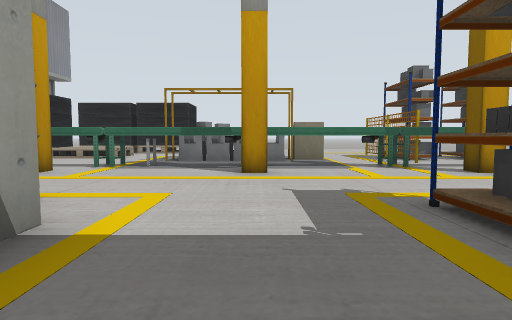
[1] (above)

12 first-person views from a walk through a Gazebo world. The camera is 0.69 m above the floor, tilts 4° down and sees 75° across. Floor lines are 1 m apart. The floor is counted in squares, 1 m on a side. Each view is taken from the middle of a square. On the plan, view 1 faces up. The plan holds only what a view shows up to about 10 squares ahead; the rest is blank. Some surface patterns are stand-ins.

[2]
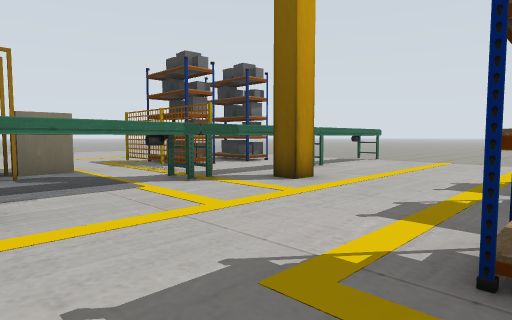

[3]
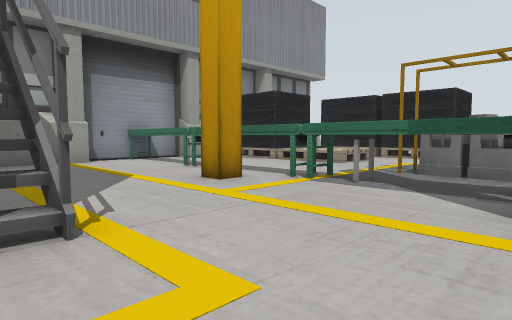

[4]
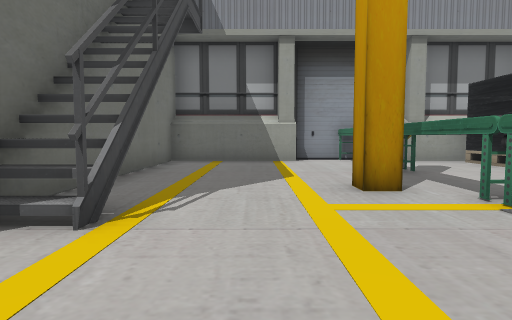

[5]
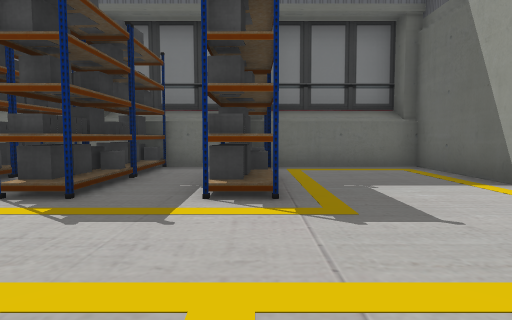

[6]
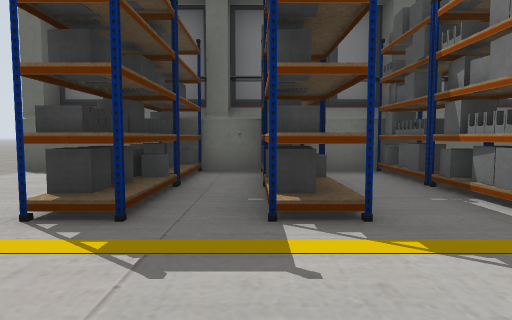

[7]
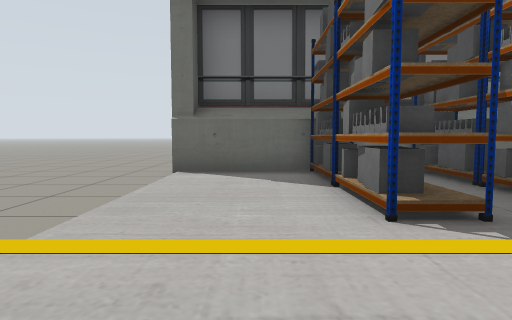

[8]
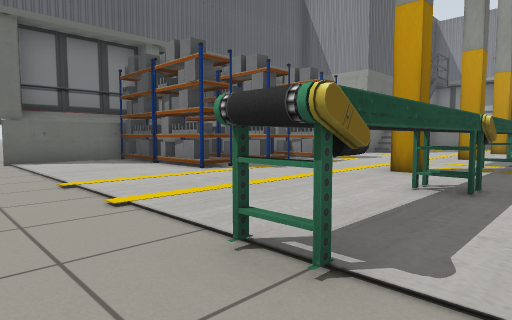

[9]
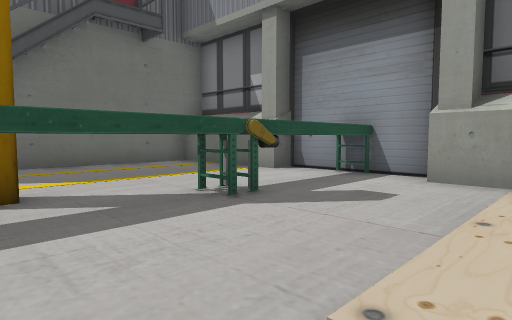

[10]
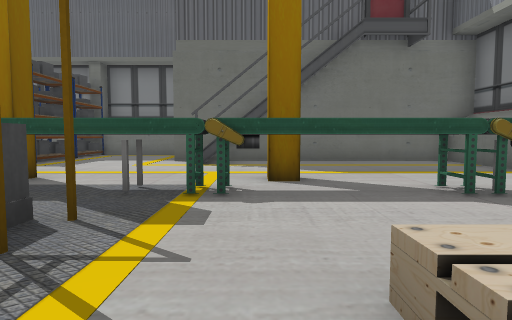

[11]
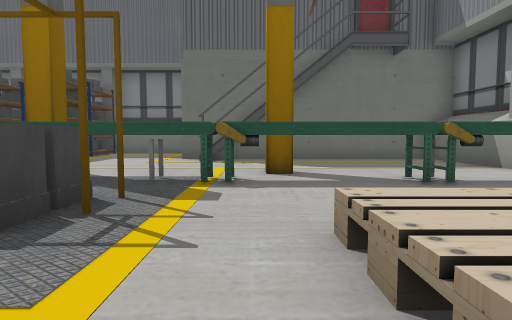

[12]
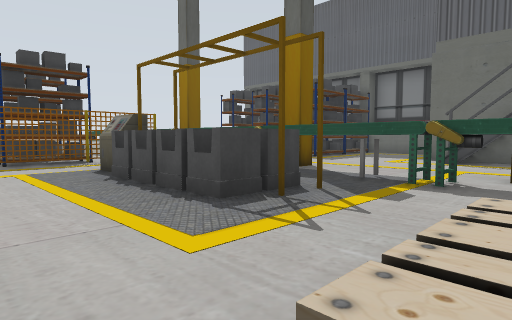

### Floor plan
Key: @ floor where view 1 was taken; # wall or solid block; . main floor; - floor 0.05 m lower than the main floor; = window, fence, low wall or low ledge; P yellow post; T thing the floor can be seen under or through.
Columns run from 10 left of view 1 to 11 right of it. Each row starts with its distance up from view 1.
 14         #
 13      ..... ....
 12      =.........
 11  ###==........##.#
 10 # ......P##P#.T#.#
  9 #......PP..P..T.....--
  8 #TTTTTTTTTTTTTTTTTTT--
  7 #...................--
  6 ##..................--
  5 .#..................--
  4 ##..................-
  3 #########...#.####..--
  2 #       #...#.####..--
  1         #...#.####..--
  0         #.@.#.####..--
 -1         #######.####--
 -2                     --
 -3                     --

Positions as (right, up) in squares from view 1, and headings:
1: (0, 0), facing up
2: (0, 3), facing up-right
3: (0, 3), facing up-left
4: (0, 5), facing left
5: (2, 7), facing down
6: (5, 6), facing down
7: (8, 6), facing down
8: (11, 9), facing down-left
9: (-4, 11), facing down-left
10: (-4, 12), facing down
11: (-4, 13), facing down
12: (-5, 13), facing down-right
